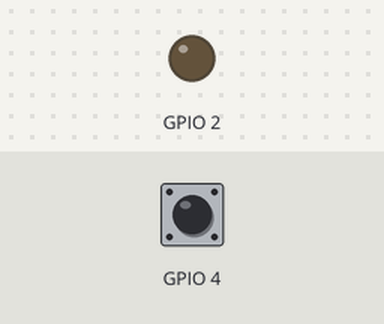
Bench run of a sketch on a simulated ESP32. On the bench: output pins drawn as LEDs (lit = HIGH). The inputs (shaded band) are chosen by the test bench; at power-on: GPIO 4 HIGH. USB keyboard and mouse output is not drawn; what the sketch prints to the serial monitor is not drawn.

Above: at 1.2 s.
1.3 s: GPIO 4 pulled LOW for 0.15 s
At 1.9 s:
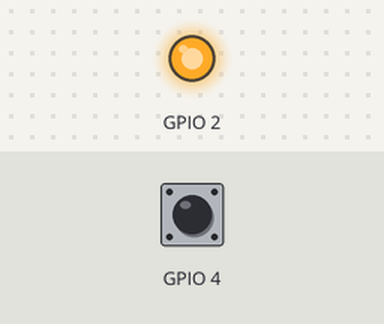
Timing chart, 0 to 4.3 s (numbered marks = the images above; inputs shaded):
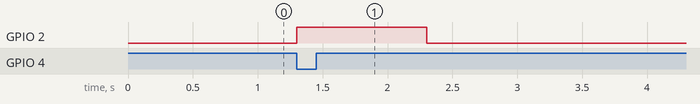

Measured:
- after the input at 1.3 s, GPIO 2: LOW → HIGH at once, → LOW 1.0 s later

The sketch:

navigation_system.ino
```cpp
#include <BleKeyboard.h>

BleKeyboard bleKeyboard;

bool flag = 0;

void setup()
{
  Serial.begin(115200);
  Serial.println("Starting BLE work!");
  bleKeyboard.begin();
  pinMode(4, INPUT_PULLUP);
  pinMode(2, OUTPUT);
}

void loop()
{
  if(digitalRead(4) == 0)
  {
    flag = 1;
  }
  if(flag == 0)
  {
    digitalWrite(2, LOW);
  }
  if(flag == 1)
  {
    if(bleKeyboard.isConnected())
    {
      digitalWrite(2, HIGH);
      delay(1000);
      digitalWrite(2, LOW);
      bleKeyboard.write(KEY_LEFT_GUI);
      delay(2000);
      bleKeyboard.print("Navigate Me to ");
      delay(1000);
      bleKeyboard.print("Work using");
      delay(1000);
      bleKeyboard.print("Google Maps");
      bleKeyboard.write(KEY_RETURN);
      bleKeyboard.write(KEY_RETURN);
      bleKeyboard.releaseAll();
      delay(2000);
      flag = 0;
    }
  }
}
```
